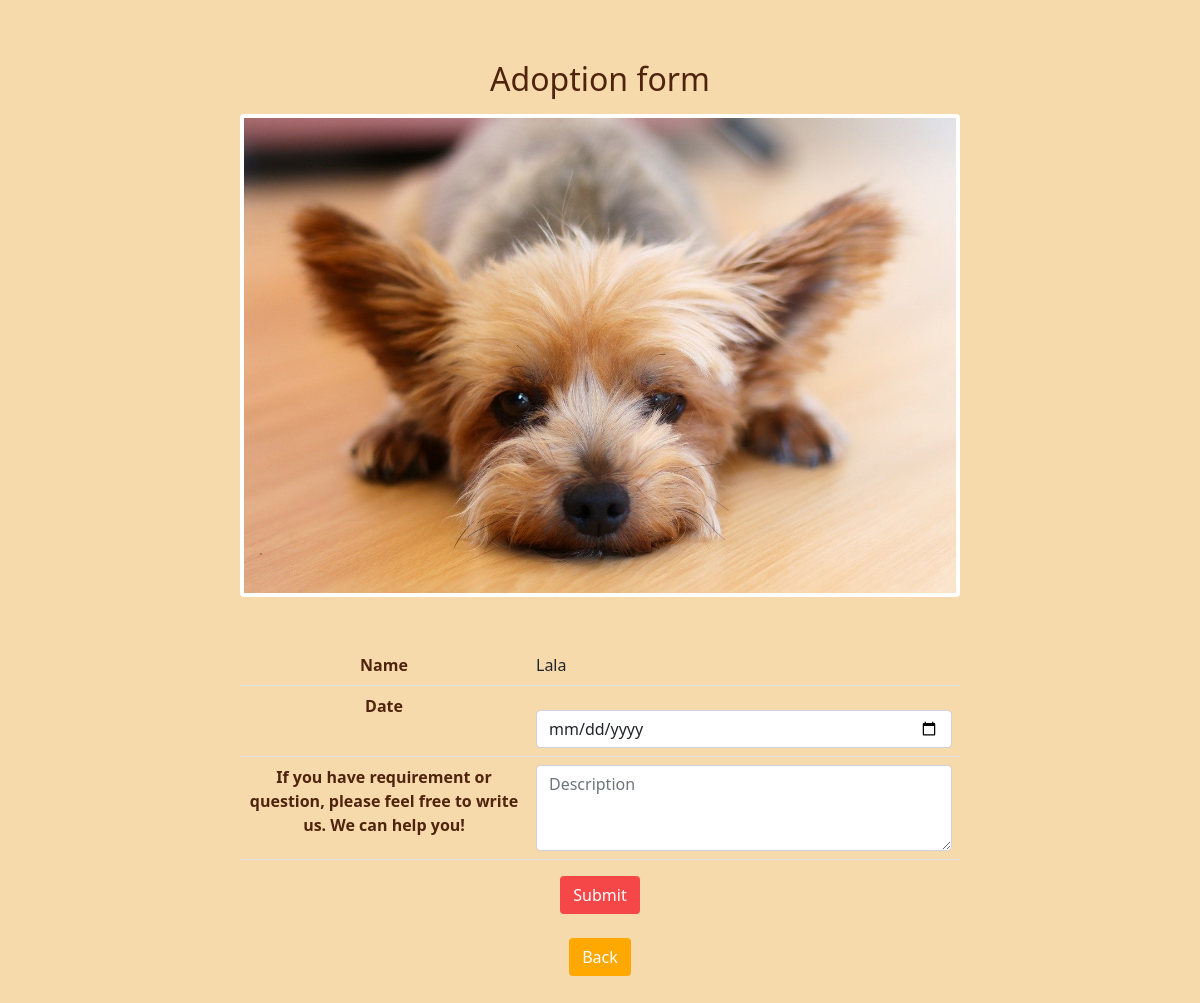
Screenshot of /adoption/adoption.php?id=30 (signed in) with the database file from the repository.
### tables this page shows
CREATE TABLE `pet` (
  `pet_id` int(11) NOT NULL,
  `pet_name` varchar(255) NOT NULL,
  `picture` varchar(255) NOT NULL,
  `location` varchar(255) NOT NULL,
  `size` varchar(255) NOT NULL,
  `age` int(11) NOT NULL,
  `hobbies` varchar(255) NOT NULL,
  `breed` varchar(255) NOT NULL,
  `description` varchar(255) DEFAULT NULL,
  `pet_status` varchar(15) NOT NULL DEFAULT 'not adopted'
);

### adoption/adoption.php (the view, shortened to what this page needs)
<?php
require_once '../components/db_connect.php';
if ($_GET['id']) {
    $id = $_GET['id'];
    $sql = "SELECT * FROM pet WHERE pet_id = {$id}";
    $result = mysqli_query($connect, $sql);
    if (mysqli_num_rows($result) == 1) {
        $data = mysqli_fetch_assoc($result);
        $name = $data['pet_name'];
        $picture = $data['picture'];
    } else {
        header("location: error.php");
    }
} else {
    header("location: error.php");
}
?>
<!DOCTYPE html>
<html lang="en">
<head>
    <?php require_once '../components/boot.php' ?>
</head>
<body>
<fieldset>
        <center><legend class='h2 mb-3'>Adoption form</legend>
        <img class='img-thumbnail border-0' src='../animals/pictures/<?php echo $picture ?>' alt="<?php echo $name ?>"></center>
        <form action="a_adoption.php" method="post" enctype="multipart/form-data">
            <table class="table mt-5">
                <tr>
                    <th>Name</th>
                    <td><?php echo $name ?></td>
                    </tr>
               <tr>
                    <th>Date</th>
                    <td><input class='form-control mt-3' type="date" name="date" required>
                    </td>
                </tr>
                <tr>
                       <th>If you have requirement or question, please feel free to write us. We can help you!</th>
                       <td><textarea class="form-control" type="text" name="description"  placeholder="Description" rows="3"></textarea></td>
                   </tr>
            </table>
                    <center>
                    <td><button class="btn take" name="adoption" type="submit">Submit</button><br><br>
                    <a href="../home.php"><button class="btn back" type="button">Back</button></a>
                </center>
        </form>
    </fieldset>
</body>

### components/boot.php (style rules this page uses)
body { background-color: rgb(247, 218, 171); }

### adoption/adoption.php (style rules this page uses)
fieldset { margin: auto; margin-top: 5vw; margin-bottom: 5vw; width: 60%; color: rgb(79, 35, 13); }
th { width: 40%; text-align: center; color: rgb(79, 35, 13); }
.take { background-color: #F54748; color: white; }
.back { color: white; background-color: #FFA900; }

### rows the page displays
pet: picture (picture), pet_name "Lala"
